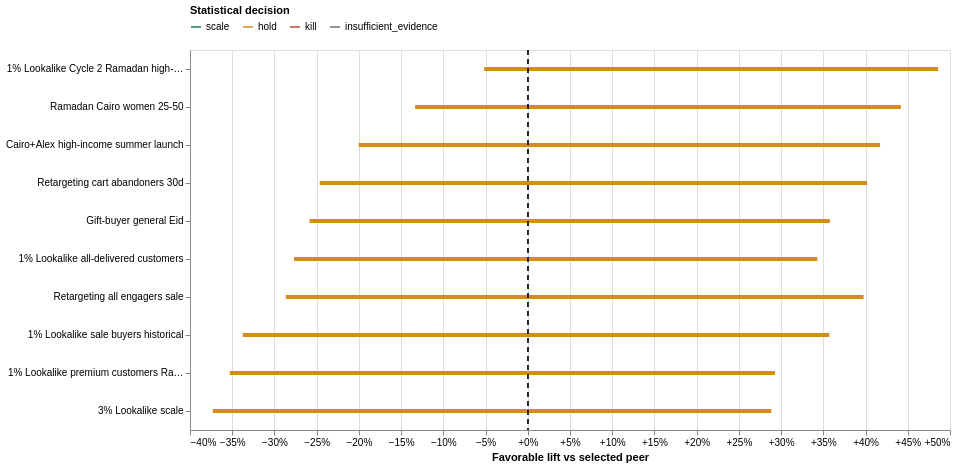
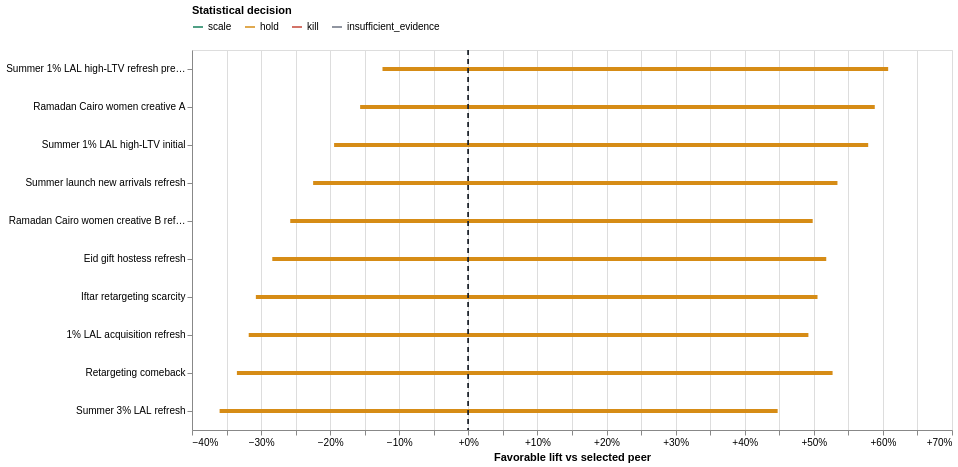
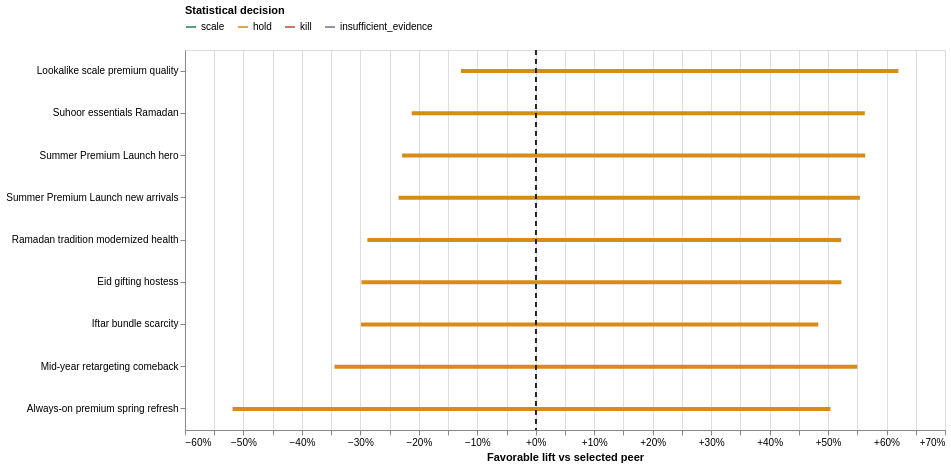

Notebook cell for these charts, in order:
### Code cell
child_chart_data = child_summary.dropna(subset=["Lift low", "Lift high"]).copy()
child_chart_data = child_chart_data.sort_values(
    "Probability better", ascending=False
).groupby("Level", as_index=False).head(10)
for level in ["adset", "ad", "creative", "audience"]:
    level_data = child_chart_data[child_chart_data["Level"].eq(level)]
    if level_data.empty:
        continue
    base = alt.Chart(level_data)
    child_chart = base.mark_rule(strokeWidth=4).encode(
        y=alt.Y("Entity:N", sort="-x", title=None),
        x=alt.X("Lift low:Q", title="Favorable lift vs selected peer", axis=alt.Axis(format="+.0%")),
        x2="Lift high:Q",
        color=alt.Color(
            "Statistical decision:N",
            scale=alt.Scale(domain=list(DECISION_COLORS), range=list(DECISION_COLORS.values())),
            legend=alt.Legend(orient="top"),
        ),
        tooltip=[
            "Level", "Campaign", "Entity", "Successes", "Trials",
            alt.Tooltip("Probability better:Q", format=".2%"),
            "Final action",
        ],
    )
    zero = base.mark_rule(color="#20262e", strokeDash=[5, 4]).encode(
        x=alt.datum(0)
    )
    display(Markdown(f"### {level.title()} favorable-lift ranges"))
    display((child_chart + zero).properties(
        width=760, height=max(180, len(level_data) * 38)
    ))

### Figure 1 — Vega-Lite specification as saved in the notebook (floating-point values rounded to 4 significant figures)
{"config": {"view": {"continuousWidth": 300, "continuousHeight": 300}}, "layer": [{"mark": {"type": "rule", "strokeWidth": 4}, "encoding": {"color": {"field": "Statistical decision", "legend": {"orient": "top"}, "scale": {"domain": ["scale", "hold", "kill", "insufficient_evidence"], "range": ["#16815d", "#d68c16", "#c44536", "#6b7280"]}, "type": "nominal"}, "tooltip": [{"field": "Level", "type": "nominal"}, {"field": "Campaign", "type": "nominal"}, {"field": "Entity", "type": "nominal"}, {"field": "Successes", "type": "quantitative"}, {"field": "Trials", "type": "quantitative"}, {"field": "Probability better", "format": ".2%", "type": "quantitative"}, {"field": "Final action", "type": "nominal"}], "x": {"axis": {"format": "+.0%"}, "field": "Lift low", "title": "Favorable lift vs selected peer", "type": "quantitative"}, "x2": {"field": "Lift high"}, "y": {"field": "Entity", "sort": "-x", "title": null, "type": "nominal"}}}, {"mark": {"type": "rule", "color": "#20262e", "strokeDash": [5, 4]}, "encoding": {"x": {"datum": 0}}}], "data": {"name": "data-4920717eb26d0f5c3e35e18e6dbce784"}, "height": 380, "width": 760, "$schema": "https://vega.github.io/schema/vega-lite/v5.20.1.json", "datasets": {"data-4920717eb26d0f5c3e35e18e6dbce784": [{"Level": "adset", "Campaign": "Summer Premium Launch", "Entity": "1% Lookalike Cycle 2 Ramadan high-LTV", "Successes": 32.0, "Trials": 37.0, "Raw rate": 0.8649, "Corrected rate": 0.7828, "Lift low": -0.05163, "Lift high": 0.4859, "Probability better": 0.9376, "Benchmark source": "same_objective", "Benchmark quality": "decision_grade", "Statistical decision": "hold", "Final action": "keep_as_test", "Spend": 27480.0}, {"Level": "adset", "Campaign": "Ramadan Suhoor Specials", "Entity": "Ramadan Cairo women 25-50", "Successes": 31.0, "Trials": 40.0, "Raw rate": 0.775, "Corrected rate": 0.7304, "Lift low": -0.1334, "Lift high": 0.4419, "Probability better": 0.8296, "Benchmark source": "same_objective", "Benchmark quality": "decision_grade", "Statistical decision": "hold", "Final action": "keep_as_test", "Spend": 17440.0}, {"Level": "adset", "Campaign": "Summer Premium Launch", "Entity": "Cairo+Alex high-income summer launch", "Successes": 21.0, "Trials": 29.0, "Raw rate": 0.7241, "Corrected rate": 0.6872, "Lift low": -0.2003, "Lift high": 0.4172, "Probability better": 0.714, "Benchmark source": "same_objective", "Benchmark quality": "decision_grade", "Statistical decision": "hold", "Final action": "keep_as_test", "Spend": 23700.0}, {"Level": "adset", "Campaign": "Ramadan Iftar Premium Bundles", "Entity": "Retargeting cart abandoners 30d", "Successes": 12.0, "Trials": 17.0, "Raw rate": 0.7059, "Corrected rate": 0.6629, "Lift low": -0.2464, "Lift high": 0.4018, "Probability better": 0.6496, "Benchmark source": "same_objective", "Benchmark quality": "decision_grade", "Statistical decision": "hold", "Final action": "keep_as_test", "Spend": 11350.0}, {"Level": "adset", "Campaign": "Mid-Year Sale", "Entity": "Retargeting all engagers sale", "Successes": 4.0, "Trials": 5.0, "Raw rate": 0.8, "Corrected rate": 0.6563, "Lift low": -0.2866, "Lift high": 0.3977, "Probability better": 0.6226, "Benchmark source": "same_objective", "Benchmark quality": "decision_grade", "Statistical decision": "hold", "Final action": "insufficient_evidence", "Spend": 4774.0}, {"Level": "adset", "Campaign": "Eid Gifting Premium", "Entity": "Gift-buyer general Eid", "Successes": 22.0, "Trials": 34.0, "Raw rate": 0.6471, "Corrected rate": 0.6351, "Lift low": -0.2584, "Lift high": 0.3577, "Probability better": 0.5866, "Benchmark source": "same_objective", "Benchmark quality": "decision_grade", "Statistical decision": "hold", "Final action": "keep_as_test", "Spend": 9516.0}, {"Level": "adset", "Campaign": "Always-On Premium Acquisition", "Entity": "1% Lookalike all-delivered customers", "Successes": 26.0, "Trials": 42.0, "Raw rate": 0.619, "Corrected rate": 0.615, "Lift low": -0.2768, "Lift high": 0.3429, "Probability better": 0.52, "Benchmark source": "same_objective", "Benchmark quality": "decision_grade", "Statistical decision": "hold", "Final action": "keep_as_test", "Spend": 66430.0}, {"Level": "adset", "Campaign": "Mid-Year Sale", "Entity": "1% Lookalike sale buyers historical", "Successes": 6.0, "Trials": 10.0, "Raw rate": 0.6, "Corrected rate": 0.6004, "Lift low": -0.3375, "Lift high": 0.3572, "Probability better": 0.4934, "Benchmark source": "same_objective", "Benchmark quality": "decision_grade", "Statistical decision": "hold", "Final action": "keep_as_test", "Spend": 5559.0}, {"Level": "adset", "Campaign": "Ramadan Iftar Premium Bundles", "Entity": "1% Lookalike premium customers Ramadan", "Successes": 13.0, "Trials": 24.0, "Raw rate": 0.5417, "Corrected rate": 0.5608, "Lift low": -0.3529, "Lift high": 0.2926, "Probability better": 0.4018, "Benchmark source": "same_objective", "Benchmark quality": "decision_grade", "Statistical decision": "hold", "Final action": "keep_as_test", "Spend": 17710.0}, {"Level": "adset", "Campaign": "Always-On Premium Acquisition", "Entity": "3% Lookalike scale", "Successes": 9.0, "Trials": 17.0, "Raw rate": 0.5294, "Corrected rate": 0.558, "Lift low": -0.3729, "Lift high": 0.2883, "Probability better": 0.3776, "Benchmark source": "same_objective", "Benchmark quality": "decision_grade", "Statistical decision": "hold", "Final action": "keep_as_test", "Spend": 26250.0}]}}

### Figure 2 — Vega-Lite specification as saved in the notebook (floating-point values rounded to 4 significant figures)
{"config": {"view": {"continuousWidth": 300, "continuousHeight": 300}}, "layer": [{"mark": {"type": "rule", "strokeWidth": 4}, "encoding": {"color": {"field": "Statistical decision", "legend": {"orient": "top"}, "scale": {"domain": ["scale", "hold", "kill", "insufficient_evidence"], "range": ["#16815d", "#d68c16", "#c44536", "#6b7280"]}, "type": "nominal"}, "tooltip": [{"field": "Level", "type": "nominal"}, {"field": "Campaign", "type": "nominal"}, {"field": "Entity", "type": "nominal"}, {"field": "Successes", "type": "quantitative"}, {"field": "Trials", "type": "quantitative"}, {"field": "Probability better", "format": ".2%", "type": "quantitative"}, {"field": "Final action", "type": "nominal"}], "x": {"axis": {"format": "+.0%"}, "field": "Lift low", "title": "Favorable lift vs selected peer", "type": "quantitative"}, "x2": {"field": "Lift high"}, "y": {"field": "Entity", "sort": "-x", "title": null, "type": "nominal"}}}, {"mark": {"type": "rule", "color": "#20262e", "strokeDash": [5, 4]}, "encoding": {"x": {"datum": 0}}}], "data": {"name": "data-6c6a82a2808a67f675b58593cd74a874"}, "height": 380, "width": 760, "$schema": "https://vega.github.io/schema/vega-lite/v5.20.1.json", "datasets": {"data-6c6a82a2808a67f675b58593cd74a874": [{"Level": "ad", "Campaign": "Summer Premium Launch", "Entity": "Summer 1% LAL high-LTV refresh premium scale", "Successes": 20.0, "Trials": 23.0, "Raw rate": 0.8696, "Corrected rate": 0.8045, "Lift low": -0.1243, "Lift high": 0.6076, "Probability better": 0.8648, "Benchmark source": "same_objective", "Benchmark quality": "decision_grade", "Statistical decision": "hold", "Final action": "keep_as_test", "Spend": 13450.0}, {"Level": "ad", "Campaign": "Ramadan Suhoor Specials", "Entity": "Ramadan Cairo women creative A", "Successes": 14.0, "Trials": 16.0, "Raw rate": 0.875, "Corrected rate": 0.7897, "Lift low": -0.1566, "Lift high": 0.5882, "Probability better": 0.8502, "Benchmark source": "same_objective", "Benchmark quality": "decision_grade", "Statistical decision": "hold", "Final action": "keep_as_test", "Spend": 7810.0}, {"Level": "ad", "Campaign": "Summer Premium Launch", "Entity": "Summer 1% LAL high-LTV initial", "Successes": 12.0, "Trials": 14.0, "Raw rate": 0.8571, "Corrected rate": 0.7711, "Lift low": -0.1943, "Lift high": 0.5787, "Probability better": 0.8006, "Benchmark source": "same_objective", "Benchmark quality": "decision_grade", "Statistical decision": "hold", "Final action": "keep_as_test", "Spend": 14020.0}, {"Level": "ad", "Campaign": "Summer Premium Launch", "Entity": "Summer launch new arrivals refresh", "Successes": 16.0, "Trials": 21.0, "Raw rate": 0.7619, "Corrected rate": 0.7226, "Lift low": -0.2247, "Lift high": 0.5342, "Probability better": 0.732, "Benchmark source": "same_objective", "Benchmark quality": "decision_grade", "Statistical decision": "hold", "Final action": "keep_as_test", "Spend": 11810.0}, {"Level": "ad", "Campaign": "Ramadan Suhoor Specials", "Entity": "Ramadan Cairo women creative B refresh", "Successes": 17.0, "Trials": 24.0, "Raw rate": 0.7083, "Corrected rate": 0.6849, "Lift low": -0.2578, "Lift high": 0.4984, "Probability better": 0.6686, "Benchmark source": "same_objective", "Benchmark quality": "decision_grade", "Statistical decision": "hold", "Final action": "keep_as_test", "Spend": 9629.0}, {"Level": "ad", "Campaign": "Eid Gifting Premium", "Entity": "Eid gift hostess refresh", "Successes": 13.0, "Trials": 18.0, "Raw rate": 0.7222, "Corrected rate": 0.6896, "Lift low": -0.2838, "Lift high": 0.518, "Probability better": 0.6512, "Benchmark source": "same_objective", "Benchmark quality": "decision_grade", "Statistical decision": "hold", "Final action": "keep_as_test", "Spend": 3229.0}, {"Level": "ad", "Campaign": "Mid-Year Sale", "Entity": "Retargeting comeback", "Successes": 4.0, "Trials": 5.0, "Raw rate": 0.8, "Corrected rate": 0.6863, "Lift low": -0.335, "Lift high": 0.5272, "Probability better": 0.649, "Benchmark source": "same_objective", "Benchmark quality": "decision_grade", "Statistical decision": "hold", "Final action": "insufficient_evidence", "Spend": 4774.0}, {"Level": "ad", "Campaign": "Ramadan Iftar Premium Bundles", "Entity": "Iftar retargeting scarcity", "Successes": 12.0, "Trials": 17.0, "Raw rate": 0.7059, "Corrected rate": 0.6766, "Lift low": -0.3076, "Lift high": 0.5053, "Probability better": 0.6246, "Benchmark source": "same_objective", "Benchmark quality": "decision_grade", "Statistical decision": "hold", "Final action": "keep_as_test", "Spend": 11350.0}, {"Level": "ad", "Campaign": "Always-On Premium Acquisition", "Entity": "1% LAL acquisition refresh", "Successes": 11.0, "Trials": 16.0, "Raw rate": 0.6875, "Corrected rate": 0.6623, "Lift low": -0.3179, "Lift high": 0.4922, "Probability better": 0.6104, "Benchmark source": "same_objective", "Benchmark quality": "decision_grade", "Statistical decision": "hold", "Final action": "keep_as_test", "Spend": 32010.0}, {"Level": "ad", "Campaign": "Summer Premium Launch", "Entity": "Summer 3% LAL refresh", "Successes": 10.0, "Trials": 16.0, "Raw rate": 0.625, "Corrected rate": 0.6177, "Lift low": -0.36, "Lift high": 0.4476, "Probability better": 0.522, "Benchmark source": "same_objective", "Benchmark quality": "decision_grade", "Statistical decision": "hold", "Final action": "keep_as_test", "Spend": 8562.0}]}}

### Figure 3 — Vega-Lite specification as saved in the notebook (floating-point values rounded to 4 significant figures)
{"config": {"view": {"continuousWidth": 300, "continuousHeight": 300}}, "layer": [{"mark": {"type": "rule", "strokeWidth": 4}, "encoding": {"color": {"field": "Statistical decision", "legend": {"orient": "top"}, "scale": {"domain": ["scale", "hold", "kill", "insufficient_evidence"], "range": ["#16815d", "#d68c16", "#c44536", "#6b7280"]}, "type": "nominal"}, "tooltip": [{"field": "Level", "type": "nominal"}, {"field": "Campaign", "type": "nominal"}, {"field": "Entity", "type": "nominal"}, {"field": "Successes", "type": "quantitative"}, {"field": "Trials", "type": "quantitative"}, {"field": "Probability better", "format": ".2%", "type": "quantitative"}, {"field": "Final action", "type": "nominal"}], "x": {"axis": {"format": "+.0%"}, "field": "Lift low", "title": "Favorable lift vs selected peer", "type": "quantitative"}, "x2": {"field": "Lift high"}, "y": {"field": "Entity", "sort": "-x", "title": null, "type": "nominal"}}}, {"mark": {"type": "rule", "color": "#20262e", "strokeDash": [5, 4]}, "encoding": {"x": {"datum": 0}}}], "data": {"name": "data-2dfba37d7885f1a455eacf0e72a2736c"}, "height": 380, "width": 760, "$schema": "https://vega.github.io/schema/vega-lite/v5.20.1.json", "datasets": {"data-2dfba37d7885f1a455eacf0e72a2736c": [{"Level": "creative", "Campaign": "Summer Premium Launch", "Entity": "Lookalike scale premium quality", "Successes": 20.0, "Trials": 23.0, "Raw rate": 0.8696, "Corrected rate": 0.8086, "Lift low": -0.128, "Lift high": 0.6202, "Probability better": 0.8748, "Benchmark source": "same_objective", "Benchmark quality": "decision_grade", "Statistical decision": "hold", "Final action": "keep_as_test", "Spend": 13450.0}, {"Level": "creative", "Campaign": "Ramadan Suhoor Specials", "Entity": "Suhoor essentials Ramadan", "Successes": 20.0, "Trials": 26.0, "Raw rate": 0.7692, "Corrected rate": 0.7368, "Lift low": -0.2122, "Lift high": 0.5628, "Probability better": 0.7544, "Benchmark source": "same_objective", "Benchmark quality": "decision_grade", "Statistical decision": "hold", "Final action": "keep_as_test", "Spend": 14690.0}, {"Level": "creative", "Campaign": "Summer Premium Launch", "Entity": "Summer Premium Launch hero", "Successes": 17.0, "Trials": 22.0, "Raw rate": 0.7727, "Corrected rate": 0.7352, "Lift low": -0.2286, "Lift high": 0.5636, "Probability better": 0.7304, "Benchmark source": "same_objective", "Benchmark quality": "decision_grade", "Statistical decision": "hold", "Final action": "keep_as_test", "Spend": 25910.0}, {"Level": "creative", "Campaign": "Summer Premium Launch", "Entity": "Summer Premium Launch new arrivals", "Successes": 16.0, "Trials": 21.0, "Raw rate": 0.7619, "Corrected rate": 0.7257, "Lift low": -0.2346, "Lift high": 0.5544, "Probability better": 0.7186, "Benchmark source": "same_objective", "Benchmark quality": "decision_grade", "Statistical decision": "hold", "Final action": "keep_as_test", "Spend": 11810.0}, {"Level": "creative", "Campaign": "Eid Gifting Premium", "Entity": "Eid gifting hostess", "Successes": 13.0, "Trials": 18.0, "Raw rate": 0.7222, "Corrected rate": 0.6923, "Lift low": -0.2982, "Lift high": 0.5229, "Probability better": 0.6462, "Benchmark source": "same_objective", "Benchmark quality": "decision_grade", "Statistical decision": "hold", "Final action": "keep_as_test", "Spend": 3229.0}, {"Level": "creative", "Campaign": "Mid-Year Sale", "Entity": "Mid-year retargeting comeback", "Successes": 4.0, "Trials": 5.0, "Raw rate": 0.8, "Corrected rate": 0.6913, "Lift low": -0.3443, "Lift high": 0.5499, "Probability better": 0.6436, "Benchmark source": "same_objective", "Benchmark quality": "decision_grade", "Statistical decision": "hold", "Final action": "insufficient_evidence", "Spend": 4774.0}, {"Level": "creative", "Campaign": "Ramadan Suhoor Specials", "Entity": "Ramadan tradition modernized health", "Successes": 17.0, "Trials": 24.0, "Raw rate": 0.7083, "Corrected rate": 0.6869, "Lift low": -0.2881, "Lift high": 0.5225, "Probability better": 0.6374, "Benchmark source": "same_objective", "Benchmark quality": "decision_grade", "Statistical decision": "hold", "Final action": "keep_as_test", "Spend": 9629.0}, {"Level": "creative", "Campaign": "Ramadan Iftar Premium Bundles", "Entity": "Iftar bundle scarcity", "Successes": 20.0, "Trials": 30.0, "Raw rate": 0.6667, "Corrected rate": 0.6557, "Lift low": -0.2988, "Lift high": 0.4833, "Probability better": 0.5878, "Benchmark source": "same_objective", "Benchmark quality": "decision_grade", "Statistical decision": "hold", "Final action": "keep_as_test", "Spend": 19560.0}, {"Level": "creative", "Campaign": "Summer Premium Launch", "Entity": "Always-on premium spring refresh", "Successes": 10.0, "Trials": 16.0, "Raw rate": 0.625, "Corrected rate": 0.6184, "Lift low": -0.3804, "Lift high": 0.4605, "Probability better": 0.5176, "Benchmark source": "same_objective", "Benchmark quality": "decision_grade", "Statistical decision": "hold", "Final action": "keep_as_test", "Spend": 8562.0}, {"Level": "creative", "Campaign": "Always-On Premium Acquisition", "Entity": "Always-on premium spring refresh", "Successes": 1.0, "Trials": 2.0, "Raw rate": 0.5, "Corrected rate": 0.5723, "Lift low": -0.5187, "Lift high": 0.5041, "Probability better": 0.4492, "Benchmark source": "same_objective", "Benchmark quality": "decision_grade", "Statistical decision": "hold", "Final action": "insufficient_evidence", "Spend": 16750.0}]}}
